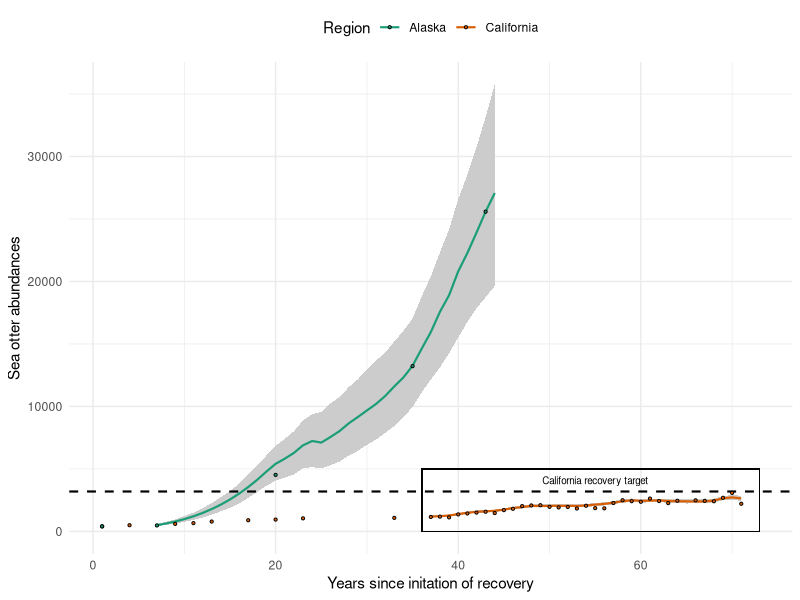
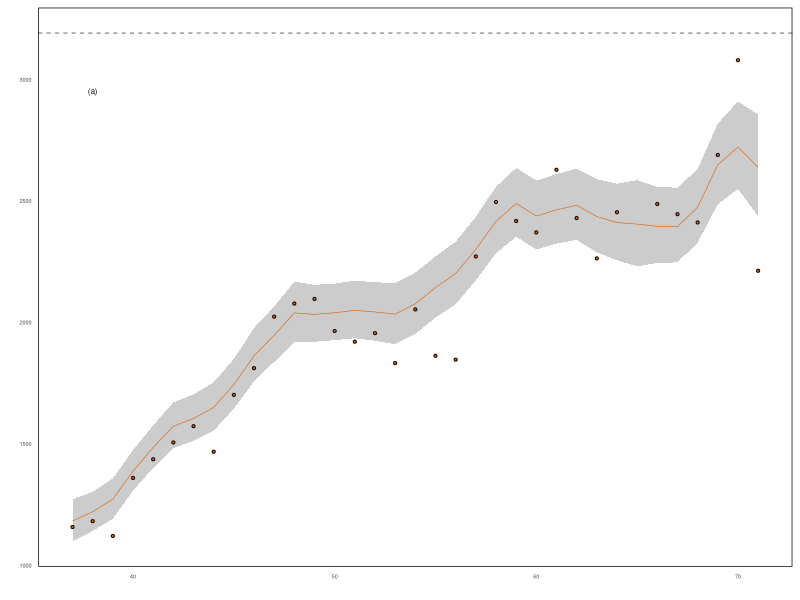
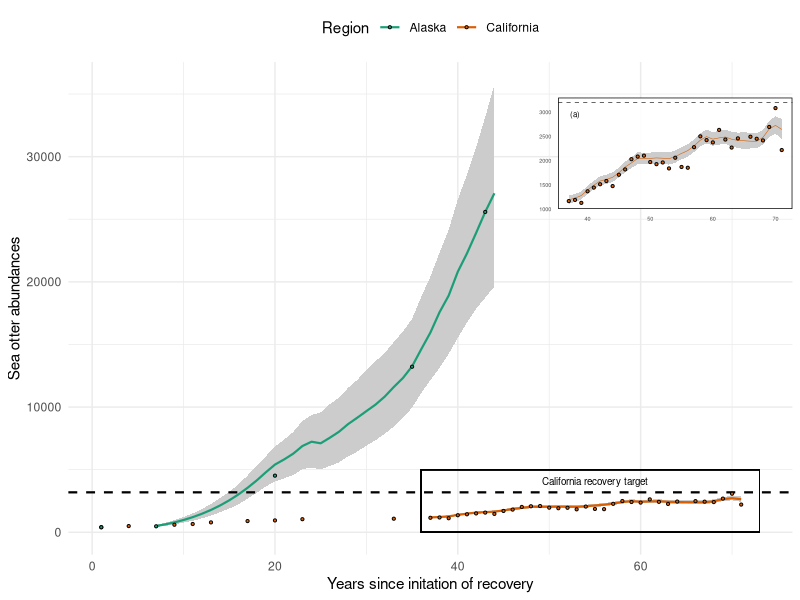
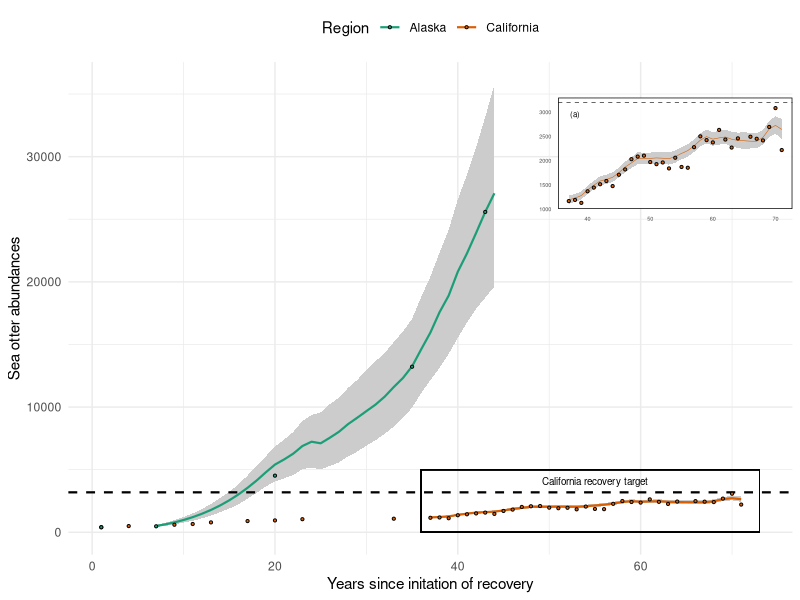

Generate these figures, in order, with R:
library(ggplot2)
library(tidyr)

otters <- read.csv("Figures/SeaOtters_AKCA.csv",header=TRUE)
head(otters,2)
p1 <- ggplot(otters,aes(x=Year_Seq,y=Abundance,fill=Region,colour=Region)) +
  geom_ribbon(data=otters[otters$Method=='Estimated',],aes(x=Year_Seq,ymin=LCI,ymax=UCI,group=Region),colour=NA,fill='grey80',alpha=1) +
  geom_line(data=otters[otters$Method=='Estimated',],lwd=0.75) + 
  geom_hline(yintercept=3190,lty=2,lwd=0.75,col='black')+
  geom_point(data=otters[otters$Method=='Observed',],pch=21,col="black",size=0.75) +
  xlab("Years since initation of recovery") + ylab("Sea otter abundances") +
  theme_minimal() +
  annotate("text",label="California recovery target",x=55,y=4100,size=2.5)+
  scale_fill_brewer(type="qual",palette=2) +
  scale_colour_brewer(type="qual",palette=2) +
  theme(legend.position="top")+
  geom_rect(aes(xmin=36,xmax=73,ymin=0,ymax=5000),col='black',lwd=0.25,fill=NA)
p1
sub_ott <- otters[otters$Region=='California' & otters$Year>=1983,]
ca <- ggplot(sub_ott,aes(x=Year_Seq,y=Abundance,fill=Region,colour=Region)) +
  geom_ribbon(data=sub_ott[sub_ott$Method=='Estimated',],aes(x=Year_Seq,ymin=LCI,ymax=UCI,group=Region),colour=NA,fill='grey80') +
  geom_line(data=sub_ott[sub_ott$Method=='Estimated',],lwd=0.2) + 
  geom_hline(yintercept=3190,lty=2,lwd=0.2,col='black')+
  geom_point(data=sub_ott[sub_ott$Method=='Observed',],pch=21,col="black",size=0.75) +
  theme_minimal() +
  xlab("") + ylab("") +
  annotate("text",label="(a)",x=38,y=2950,size=2)+
  scale_fill_manual(values="#d95f02") +
  scale_colour_manual(values="#d95f02") +
  theme(legend.position="none",panel.background = element_rect(fill=adjustcolor("white",0.90), colour="black"),panel.grid.major = element_blank(), panel.grid.minor = element_blank(),text=element_text(size=5),axis.text=element_text())
ca
library(cowplot)
otter_inset <- ggdraw(p1) +
  draw_plot({
    ca},
    # The distance along a (0,1) x-axis to draw the left edge of the plot
    x = 0.65, 
    # The distance along a (0,1) y-axis to draw the bottom edge of the plot
    y = 0.60,
    # The width and height of the plot expressed as proportion of the entire ggdraw object
    width = 0.35, 
    height = 0.25)
otter_inset
ggsave(plot=otter_inset,"Figures/Sea otter comparisons.jpeg",dpi=600,units='in',height=4,width=4)
